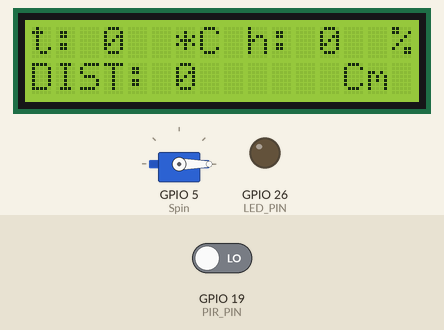
The sketch below on a simulated ESP32. Parts: 16×2 character LCD, servo, output pins drawn as LEDs (lit = HIGH). Inputs (shaded band) come from the test bench; at power-on: GPIO 19 (PIR_PIN) LOW. What the sketch prints to the serial monitor is not drawn.

Above: at 1.2 s.
1.3 s: GPIO 19 (PIR_PIN) driven HIGH
At 2.6 s:
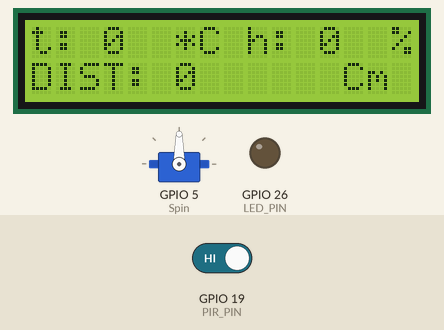
4.3 s: GPIO 19 (PIR_PIN) driven LOW
At 5.0 s:
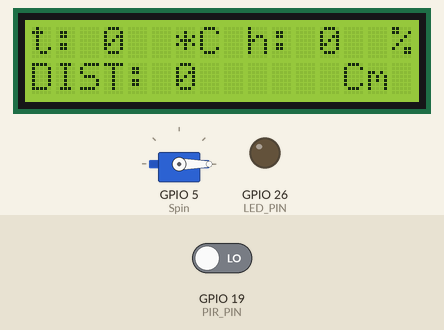
Timing chart, 0 to 7.3 s (numbered marks = the images above; inputs shaded):
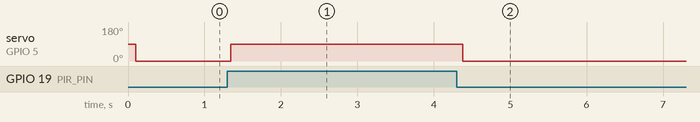

Measured:
- after the input at 1.3 s, servo on GPIO 5 (Spin): 0° → 90° at once
- after the input at 4.3 s, servo on GPIO 5 (Spin): 90° → 0° after 0.08 s

The sketch:

ESP_2_PIR.ino
```cpp
#include <Wire.h>
#include <LiquidCrystal_I2C.h>
#include <esp_now.h>
#include <WiFi.h>
#include <ArduinoJson.h>

#define PIR_PIN 19
#define LED_PIN 26
#define Spin 5
#include <ESP32_Servo.h>
Servo cua;

LiquidCrystal_I2C lcd(0x27, 16, 2);
///SIÊU ÂM: 0x48, 0xE7, 0x29, 0x99, 0x23, 0x4C
// Địa chỉ MAC của ESP32 DHT11 và ESP32 khác
uint8_t broadcastAddress_1[] = {0x08, 0xD1, 0xF9, 0xE1, 0x7A, 0x38};
uint8_t broadcastAddress_2[] = {0x48, 0xE7, 0x29, 0x99, 0x23, 0x4C};

DynamicJsonDocument doc(1024);
DynamicJsonDocument doc1(1024);
String recv_jsondata;
String send_jsondata;
String send_jsondata1;

int nhietdo;
int doam;
int khoangcach;

void OnDataSent(const uint8_t *mac_addr, esp_now_send_status_t status) {
    Serial.print("\r\nLast Packet Send Status:\t");
    Serial.println(status == ESP_NOW_SEND_SUCCESS ? "Delivery Success" : "Delivery Fail");
}

void OnDataRecv(const uint8_t *mac, const uint8_t *incomingData, int len) {
    char buff[len + 1];
    memcpy(buff, incomingData, len);
    buff[len] = '\0';
    recv_jsondata = String(buff);
    Serial.print("Received: ");
    Serial.println(recv_jsondata);
    DeserializationError error = deserializeJson(doc, recv_jsondata);

    if (!error) {
        if (memcmp(mac, broadcastAddress_1, 6) == 0) {
            nhietdo = doc["a"];
            doam = doc["b"];
            Serial.println(nhietdo);
            Serial.println(doam);
        } else if (memcmp(mac, broadcastAddress_2, 6) == 0) {
            khoangcach = doc["k"];
            Serial.println(khoangcach);
        }
    } else {
        Serial.print(F("deserializeJson() failed: "));
        Serial.println(error.f_str());
    }
}

void setup() {
    lcd.init();
    lcd.backlight();
    cua.attach(Spin,500,2400);
    pinMode(LED_PIN, OUTPUT);
    pinMode(PIR_PIN, INPUT);

    Serial.begin(115200);
    Serial.print("MAC Address: ");
    Serial.println(WiFi.macAddress());
    WiFi.mode(WIFI_STA);

    if (esp_now_init() != ESP_OK) {
        Serial.println("Error initializing ESP-NOW");
        return;
    }

    esp_now_register_recv_cb(OnDataRecv);
    esp_now_register_send_cb(OnDataSent);

    esp_now_peer_info_t peerInfo;
    memcpy(peerInfo.peer_addr, broadcastAddress_1, 6);
    peerInfo.channel = 0;
    peerInfo.encrypt = false;

    if (esp_now_add_peer(&peerInfo) != ESP_OK) {
        Serial.println("Failed to add peer");
        return;
    }

    memcpy(peerInfo.peer_addr, broadcastAddress_2, 6);
    if (esp_now_add_peer(&peerInfo) != ESP_OK) {
        Serial.println("Failed to add peer");
        return;
    }
}

void loop() {
    byte val = digitalRead(PIR_PIN);

    doc["p"] = val;
    doc1["t"] = nhietdo;
    doc1["h"] = doam;

    send_jsondata = "";
    serializeJson(doc, send_jsondata);
    esp_now_send(broadcastAddress_1, (uint8_t *)send_jsondata.c_str(), send_jsondata.length());
    send_jsondata1 = "";
    serializeJson(doc1, send_jsondata1);
    esp_now_send(broadcastAddress_2, (uint8_t *)send_jsondata1.c_str(), send_jsondata1.length());

    lcd.setCursor(0, 0);
    lcd.print("t:    *C h:    %");
    lcd.setCursor(3, 0);
    lcd.print(nhietdo);
    lcd.setCursor(12, 0);
    lcd.print(doam);
    lcd.setCursor(0, 1);
    lcd.print("DIST:        Cm ");
    lcd.setCursor(6, 1);
    lcd.print(khoangcach);

    if (val == 1) {
        cua.write(90);
    } else {
        cua.write(0);
    }
    delay(100);
}
```
